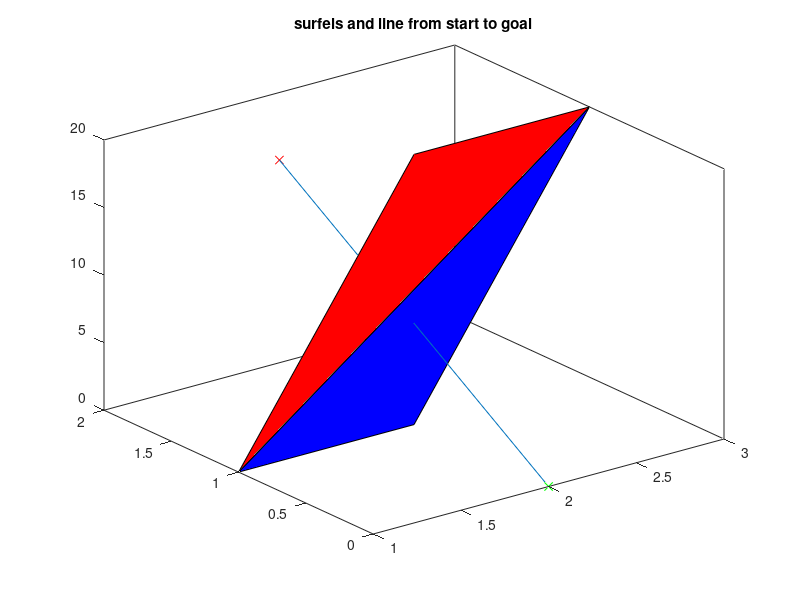

The MATLAB source for this figure: (Note: this script raises an error after producing the figure.)
clear all; close all; clc

verts = [1 1 0; 2 1 0;  3 1 20; 2 1 20]; % a line that translates its length in x over the course of 20 seconds
start = [2 0 0];
finish = [2 2 15];
figure; hold on; box on; title('surfels and line from start to goal')
fill3(verts(1:3,1),verts(1:3,2),verts(1:3,3),'b');
fill3(verts([1,3,4],1),verts([1,3,4],2),verts([1,3,4],3),'r');
plot3(start(1),start(2),start(3),'gx');
plot3(finish(1),finish(2),finish(3),'rx');
plot3([start(1) finish(1)],[start(2) finish(2)],[start(3) finish(3)])
% finish = start + dir
% thus dir = finish-start
[intersect, t, u, v, xcoor] = TriangleRayIntersection (start, finish-start, verts(1,:),verts(2,:),verts(3,:),'lineType','segment','border','exclusive')
[intersect2, t2, u2, v2, xcoor2] = TriangleRayIntersection (start, finish-start, verts(1,:),verts(3,:),verts(4,:),'lineType','segment')
plot3(xcoor(1),xcoor(2),xcoor(3),'cx')
legend('tri 1','tri 2','start','goal','','intersection')


%% this code is required to vectorize the edge, triangle intersection checking
all_pts = [verts; start; finish];
all_surfels = [verts(1,:),verts(2,:),verts(3,:);verts(1,:),verts(3,:),verts(4,:)]
figure; hold on; box on; title('all vertices and start and finish')
plot3(start(1),start(2),start(3),'gx');
plot3(finish(1),finish(2),finish(3),'rx');
plot3(verts(:,1),verts(:,2),verts(:,3),'cx')

num_pts = size(all_pts,1); % number of rows
all_pts_idx = 1:1:num_pts; % array of all possible pt idx
all_pt_combos = nchoosek(all_pts_idx,2); % each row of this matrix is a combination of 2 point idxs

all_ray_starts = all_pts(all_pt_combos(:,1),:); % take all cols of all_pts at the row provided by the first col of all combos
all_ray_ends = all_pts(all_pt_combos(:,2),:); % take all cols of all_pts at the row provided by the second col of all combos
all_ray_dirs = all_ray_ends - all_ray_starts; % TriangleRayIntersection takes a ray direction which is end minus beginning
num_rays = size(all_ray_starts,1);
figure; hold on; box on; title('all rays casted')
for i = 1:1:num_rays
    plot3([all_ray_starts(i,1), all_ray_ends(i,1)],[all_ray_starts(i,2), all_ray_ends(i,2)],[all_ray_starts(i,3), all_ray_ends(i,3)],'LineWidth',2)
end
figure; hold on; box on; title('vgraph')
for i = 1:1:num_rays
    plot3([all_ray_starts(i,1), all_ray_ends(i,1)],[all_ray_starts(i,2), all_ray_ends(i,2)],[all_ray_starts(i,3), all_ray_ends(i,3)],'g','LineWidth',2)
end
num_surfels = size(all_surfels,1);
all_ray_idx = 1:1:num_rays;
all_surfel_idx = 1:1:num_surfels;
all_surfel_ray_combos = table2array(combinations(all_ray_idx,all_surfel_idx));

all_ray_starts_repeated = all_ray_starts(all_surfel_ray_combos(:,1),:);
all_ray_ends_repeated = all_ray_ends(all_surfel_ray_combos(:,1),:);
all_ray_dirs_repeated = all_ray_dirs(all_surfel_ray_combos(:,1),:);
all_surfels_repeated = all_surfels(all_surfel_ray_combos(:,2),:);

[intersects, ts, us, vs, xcoors] = TriangleRayIntersection (all_ray_starts_repeated, all_ray_dirs_repeated, all_surfels_repeated(:,1:3),all_surfels_repeated(:,4:6),all_surfels_repeated(:,7:9),'lineType','segment','border','exclusive');

intersects_idx = find(intersects);
for k = 1:1:length(intersects_idx)
    i = intersects_idx(k);
    plot3([all_ray_starts_repeated(i,1), all_ray_ends_repeated(i,1)],[all_ray_starts_repeated(i,2), all_ray_ends_repeated(i,2)],[all_ray_starts_repeated(i,3), all_ray_ends_repeated(i,3)],'r','LineWidth',2)
    plot3(rmmissing(xcoors(i,1)),rmmissing(xcoors(i,2)),rmmissing(xcoors(i,3)),'cx','MarkerSize',10)
end
fill3(verts(1:3,1),verts(1:3,2),verts(1:3,3),'b','FaceAlpha',0.3);
fill3(verts([1,3,4],1),verts([1,3,4],2),verts([1,3,4],3),'b','FaceAlpha',0.3);
% https://www.mathworks.com/matlabcentral/fileexchange/33073-triangle-ray-intersection
% https://en.wikipedia.org/wiki/Intersection_of_a_polyhedron_with_a_line
% https://www.mathworks.com/help/matlab/visualize/multifaceted-patches.html
% at each time t, calculate P
% ir for all points on all bodies that are candidates for collision
% select one point P
% jr on body j and test if it is inside body i
% cast an infinite ray in any direction from P
% jr and compute intersections with all facets on body i
% if there are an even number of intersections, P
% jr is not inside body i
% if there are an odd number of intersections, P
% jr is inside body i
% works for concavities, holes and self-crossing and is independent of CW versus CCW boundary
% ray-facet intersection is similar to edge-facet intersection described below
% point in polygon does not always work for thin bodies (may need edge intersection)
%
